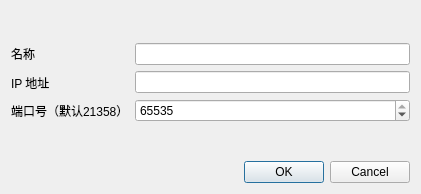
<?xml version="1.0" encoding="UTF-8"?>
<ui version="4.0">
 <class>AddNASDialog</class>
 <widget class="QDialog" name="AddNASDialog">
  <property name="windowModality">
   <enum>Qt::WindowModality::WindowModal</enum>
  </property>
  <property name="geometry">
   <rect>
    <x>0</x>
    <y>0</y>
    <width>421</width>
    <height>194</height>
   </rect>
  </property>
  <property name="windowTitle">
   <string>添加NAS服务器</string>
  </property>
  <layout class="QVBoxLayout" name="verticalLayout_3">
   <item>
    <spacer name="verticalSpacer">
     <property name="orientation">
      <enum>Qt::Orientation::Vertical</enum>
     </property>
     <property name="sizeHint" stdset="0">
      <size>
       <width>20</width>
       <height>34</height>
      </size>
     </property>
    </spacer>
   </item>
   <item>
    <layout class="QHBoxLayout" name="horizontalLayout">
     <item>
      <layout class="QVBoxLayout" name="verticalLayout">
       <item>
        <widget class="QLabel" name="label_3">
         <property name="minimumSize">
          <size>
           <width>91</width>
           <height>16</height>
          </size>
         </property>
         <property name="text">
          <string>名称</string>
         </property>
        </widget>
       </item>
       <item>
        <widget class="QLabel" name="label">
         <property name="minimumSize">
          <size>
           <width>91</width>
           <height>16</height>
          </size>
         </property>
         <property name="text">
          <string>IP 地址</string>
         </property>
        </widget>
       </item>
       <item>
        <widget class="QLabel" name="label_2">
         <property name="minimumSize">
          <size>
           <width>91</width>
           <height>16</height>
          </size>
         </property>
         <property name="text">
          <string>端口号（默认21358）</string>
         </property>
        </widget>
       </item>
      </layout>
     </item>
     <item>
      <layout class="QVBoxLayout" name="verticalLayout_2">
       <item>
        <widget class="QLineEdit" name="lineEditName"/>
       </item>
       <item>
        <widget class="QLineEdit" name="lineEditIp"/>
       </item>
       <item>
        <widget class="QSpinBox" name="spinBox">
         <property name="maximum">
          <number>65535</number>
         </property>
         <property name="value">
          <number>65535</number>
         </property>
        </widget>
       </item>
      </layout>
     </item>
    </layout>
   </item>
   <item>
    <spacer name="verticalSpacer_2">
     <property name="orientation">
      <enum>Qt::Orientation::Vertical</enum>
     </property>
     <property name="sizeHint" stdset="0">
      <size>
       <width>20</width>
       <height>35</height>
      </size>
     </property>
    </spacer>
   </item>
   <item>
    <widget class="QDialogButtonBox" name="buttonBox">
     <property name="orientation">
      <enum>Qt::Orientation::Horizontal</enum>
     </property>
     <property name="standardButtons">
      <set>QDialogButtonBox::StandardButton::Cancel|QDialogButtonBox::StandardButton::Ok</set>
     </property>
    </widget>
   </item>
  </layout>
 </widget>
 <resources/>
 <connections>
  <connection>
   <sender>buttonBox</sender>
   <signal>accepted()</signal>
   <receiver>AddNASDialog</receiver>
   <slot>accept()</slot>
   <hints>
    <hint type="sourcelabel">
     <x>248</x>
     <y>254</y>
    </hint>
    <hint type="destinationlabel">
     <x>157</x>
     <y>274</y>
    </hint>
   </hints>
  </connection>
  <connection>
   <sender>buttonBox</sender>
   <signal>rejected()</signal>
   <receiver>AddNASDialog</receiver>
   <slot>reject()</slot>
   <hints>
    <hint type="sourcelabel">
     <x>316</x>
     <y>260</y>
    </hint>
    <hint type="destinationlabel">
     <x>286</x>
     <y>274</y>
    </hint>
   </hints>
  </connection>
 </connections>
</ui>
